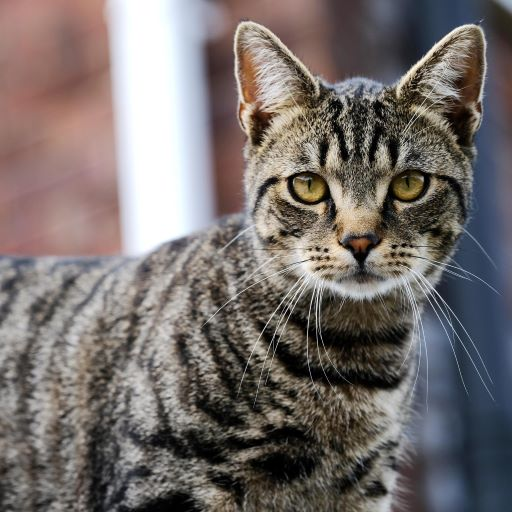
#> input picture Photos/cat.jpg, 512 x 512 px
$ jupyter execute contours.ipynb
#> lines starting #> are read from the running program, lines starting #| are printed output that depends on the picture; after the words box and inside, x2 and y2 are one past the last pixel; in counts of white or black regions, pixels touching at a corner belong together
[cell 1]
import cv2 as cv
import numpy as np

[cell 2]
img = cv.imread("Photos/cat.jpg")
#> img is the input picture: shape (512, 512, 3); mean B, G, R 108.4, 110.5, 117.9
cv.imshow("Image",img)

gray_img  = cv.cvtColor(img,cv.COLOR_BGR2GRAY)
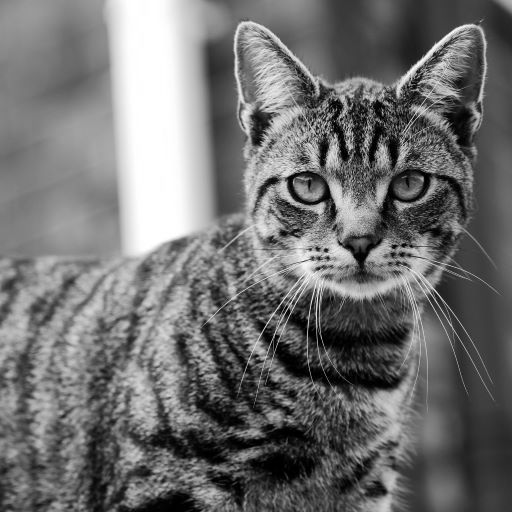
#> gray_img: shape (512, 512); min 0, max 255, mean 112.4
cv.imshow("Gray Image",gray_img)

blur_img = cv.GaussianBlur(gray_img,(7,7),cv.BORDER_DEFAULT)
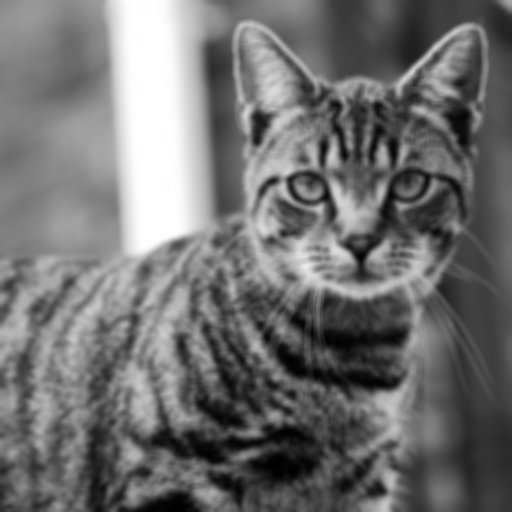
#> blur_img: shape (512, 512); min 0, max 255, mean 112.4
cv.imshow("Blur Image",blur_img)

canny_img = cv.Canny(blur_img,125,175)
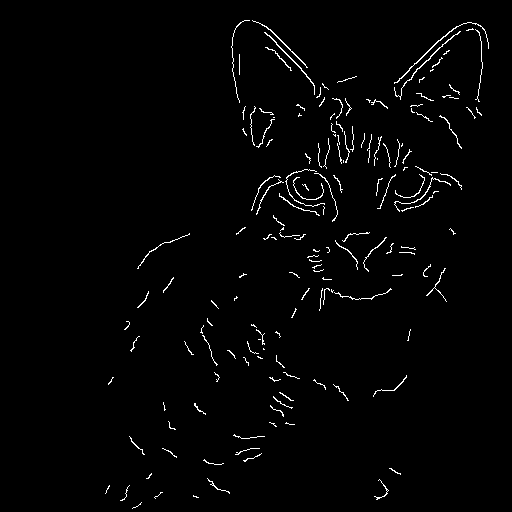
#> canny_img: shape (512, 512); 1.6% white in thin lines or dots, all inside (x1, y1, x2, y2) = (105, 20, 489, 509)
cv.imshow("Canny Image",canny_img)

contours, hierarchies = cv.findContours(canny_img,cv.RETR_LIST, cv.CHAIN_APPROX_SIMPLE)
#> contours = 168 contours, 163 with area under 20; largest, box (x1, y1, x2, y2) and area: (394, 22, 489, 84) 57, (264, 32, 315, 95) 48, (394, 31, 461, 100) 45, (252, 20, 308, 68) 40, (394, 177, 451, 212) 24
print(len(contours))
#| 168

# Another Way
ret, thresh = cv.threshold(gray_img,200,255,cv.THRESH_BINARY)
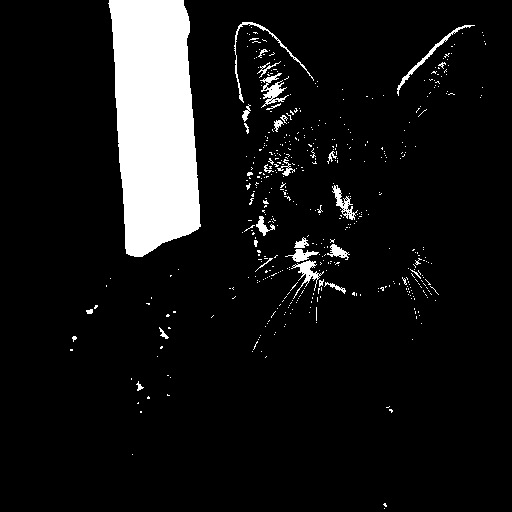
#> thresh: shape (512, 512); 8.7% white; 480 white regions (451 under 20 px)
cv.imshow("Threshold Image",thresh)
contours, hierarchies = cv.findContours(thresh,cv.RETR_LIST, cv.CHAIN_APPROX_SIMPLE)
#> contours = 552 contours, 535 with area under 20; largest, box (x1, y1, x2, y2) and area: (108, 0, 201, 257) 18264, (260, 73, 289, 108) 277, (332, 185, 358, 220) 242, (291, 260, 324, 299) 239, (397, 25, 475, 96) 237
print(len(contours))
#| 552

# Visualising the contours
blank_img = np.zeros((img.shape[0], img.shape[1], 3), dtype='uint8')
cv.drawContours(blank_img,contours,-1, (0,255,0),1)
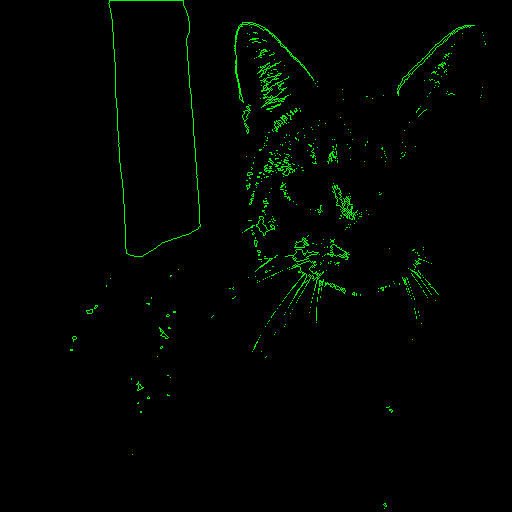
#> blank_img: shape (512, 512, 3); mean of channels 0, 1, 2 0, 3.7, 0; drawn as B, G, R
cv.imshow("Contours",blank_img)
cv.waitKey(0)

$ run again, with Photos/group.jpeg copied over Photos/cat.jpg
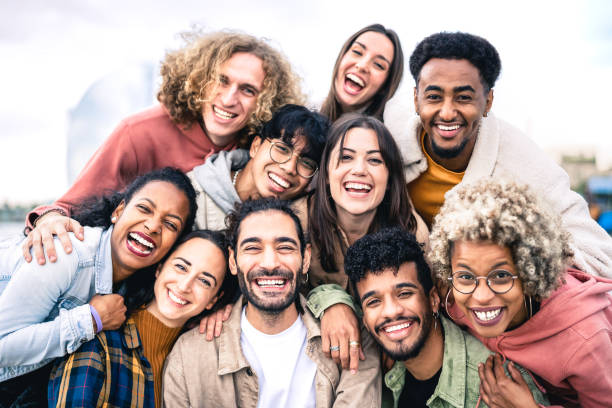
#> input picture Photos/group.jpeg, 612 x 408 px
#> img is the input picture: shape (408, 612, 3); mean B, G, R 156.2, 161.2, 181.9
#> `canny_img = cv.Canny(blur_img,125,175)`:
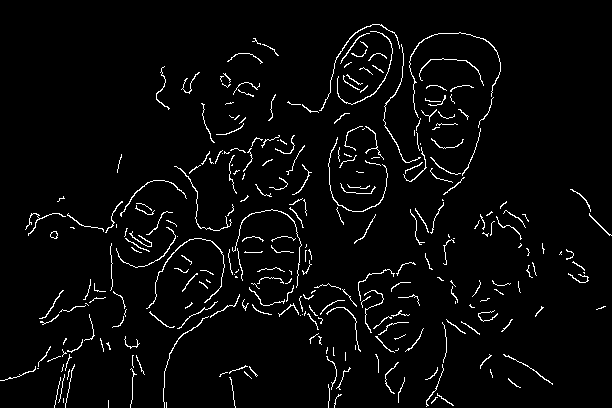
#> canny_img: shape (408, 612); 3.5% white in thin lines or dots
#> `contours, hierarchies = cv.findContours(canny_img,cv.RETR_LIST, cv.CHA..`: contours = 290 contours, 273 with area under 20; largest, box (x1, y1, x2, y2) and area: (146, 238, 225, 309) 52, (409, 32, 501, 118) 40, (50, 231, 58, 239) 38, (319, 24, 400, 111) 38, (337, 31, 393, 105) 37
#| 290
#> thresh: shape (408, 612); 44.8% white; 353 white regions (270 under 20 px)
#> `contours, hierarchies = cv.findContours(thresh,cv.RETR_LIST, cv.CHAIN_..`: contours = 554 contours, 463 with area under 20; largest, box (x1, y1, x2, y2) and area: (0, 0, 612, 296) 72668, (0, 212, 112, 364) 9698, (216, 309, 331, 408) 6269, (157, 239, 217, 318) 2352, (237, 212, 299, 280) 2266
#| 554
#> `cv.drawContours(blank_img,contours,-1, (0,255,0),1)`:
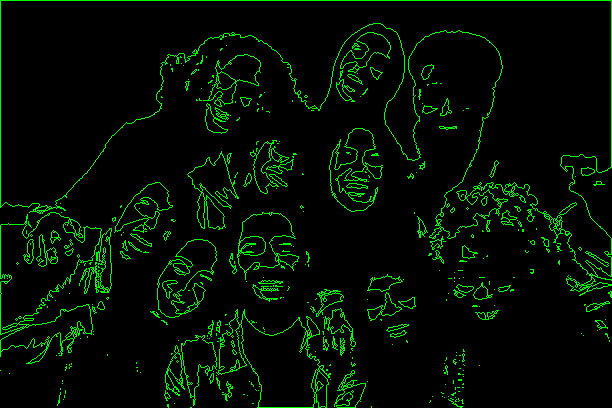
#> blank_img: shape (408, 612, 3); mean of channels 0, 1, 2 0, 13.8, 0; drawn as B, G, R
